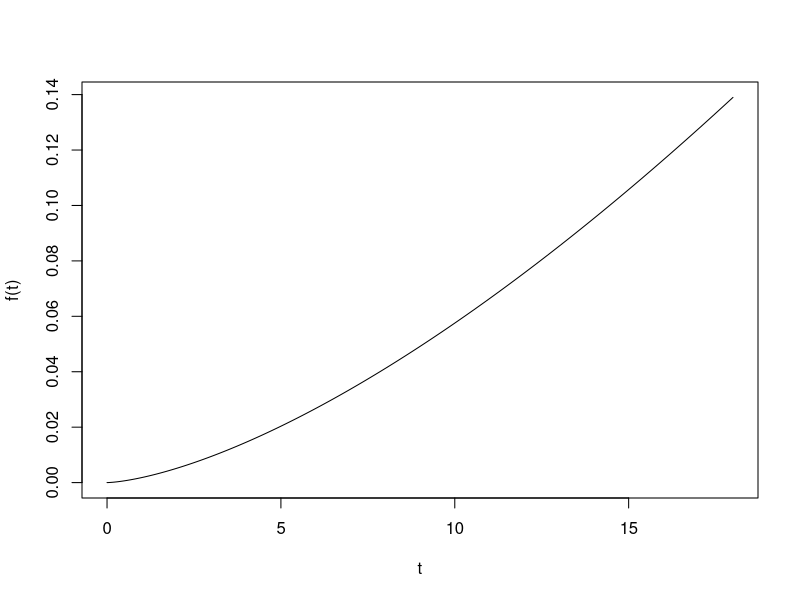
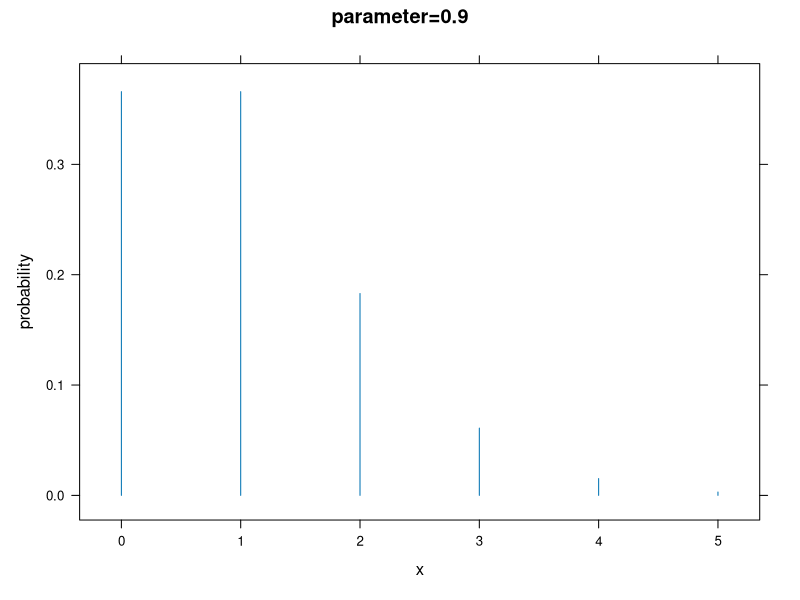
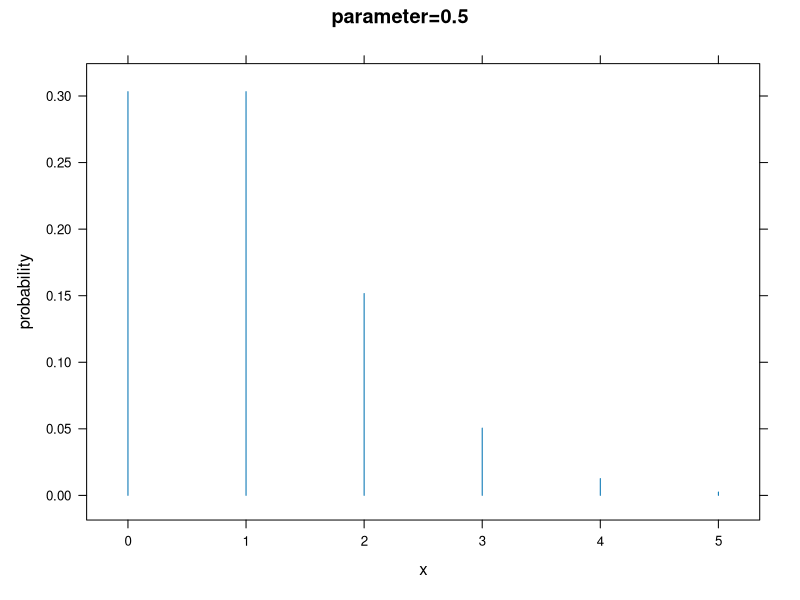

These charts were generated, in order, by the following R code:
## ---- chunk 1
library(lattice) # load "lattice" package

rm(list=ls(all=TRUE)) #clear the workspace
## ---- chunk 2
x_i <- c(0,1,2,3,4,5,6,7)
pX_x_i <- c(0.28, 0.22, 0.18, 0.13, 0.09, 0.06, 0.03, 0.01)
E_X = sum(x_i * pX_x_i)
E_X
## ---- chunk 3
x_i_2 <- x_i^2
E_X2 <- sum(x_i_2 * pX_x_i)

# now to compute the variance
var_X <- E_X2 - E_X^2
var_X
## ---- chunk 4
c <- 0.00182

f <- function(t,...) { c * t^1.5  * (0 <= t & t <= 18) }
t=seq(from=0,to=18,by=0.01)

plot(t,f(t),type="l") #plotting the pdf
## ---- chunk 5

f_times_t <- function(t,...) { c * t * t^1.5  * (0 <= t & t <= 18)}
E_T <- integrate(f_times_t,0,18)$value
E_T
## ---- chunk 6
f_times_t2 <- function(t,...) { c * t^2 * t^1.5  * (0 <= t & t <= 18)}
E_T_2 <- integrate(f_times_t2,0,18)$value

var_T = E_T_2 - E_T^2
std_T = sqrt(var_T)
CV_T = std_T/E_T
CV_T
## ---- chunk 7
p_9more = 1 - integrate(f,0,9)$value
p_9more
## ---- chunk 8
# pmf function
pmf <- function(x, nu) {
  sapply(x, function(x) {
    if ( ! ( x >= 0 ) ) { return(0) }
    return( (nu) * (exp(-nu))/(factorial(x)) )
  })
}

# plot pmf for parameter=0.9
xyplot(pmf(0:5, 0.9)~0:5, xlab="x", ylab="probability", main="parameter=0.9", type="h")
# plot pmf for parameter=0.5
xyplot(pmf(0:5, 0.5)~0:5, xlab="x", ylab="probability", main="parameter=0.5", type="h")
## ---- chunk 9
# probability for parameter=0.9
P_param1 <- 1 - pmf(0, 0.9)
P_param1

# probability for parameter=0.5
P_param2 <- 1 - pmf(0, 0.5)
P_param2
